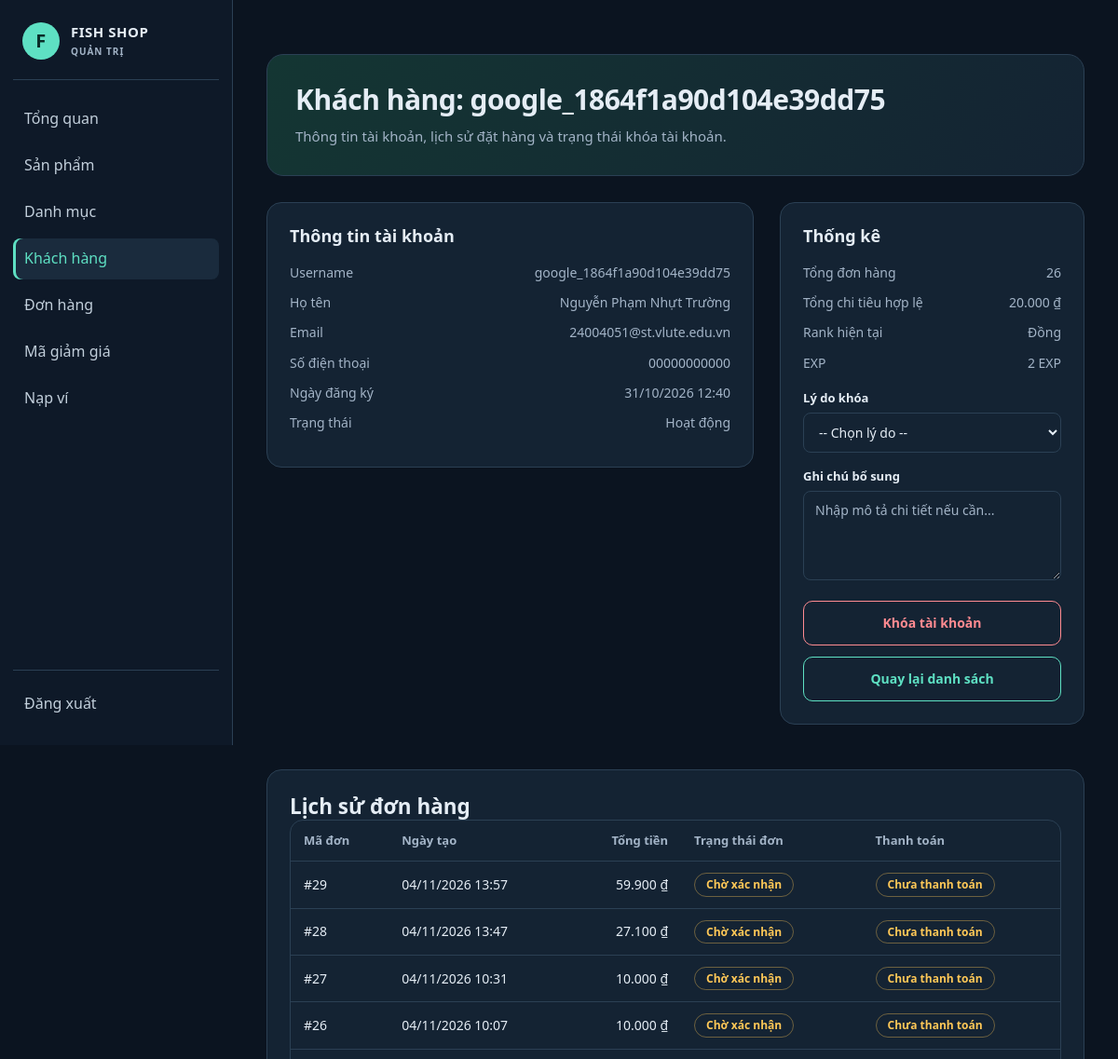
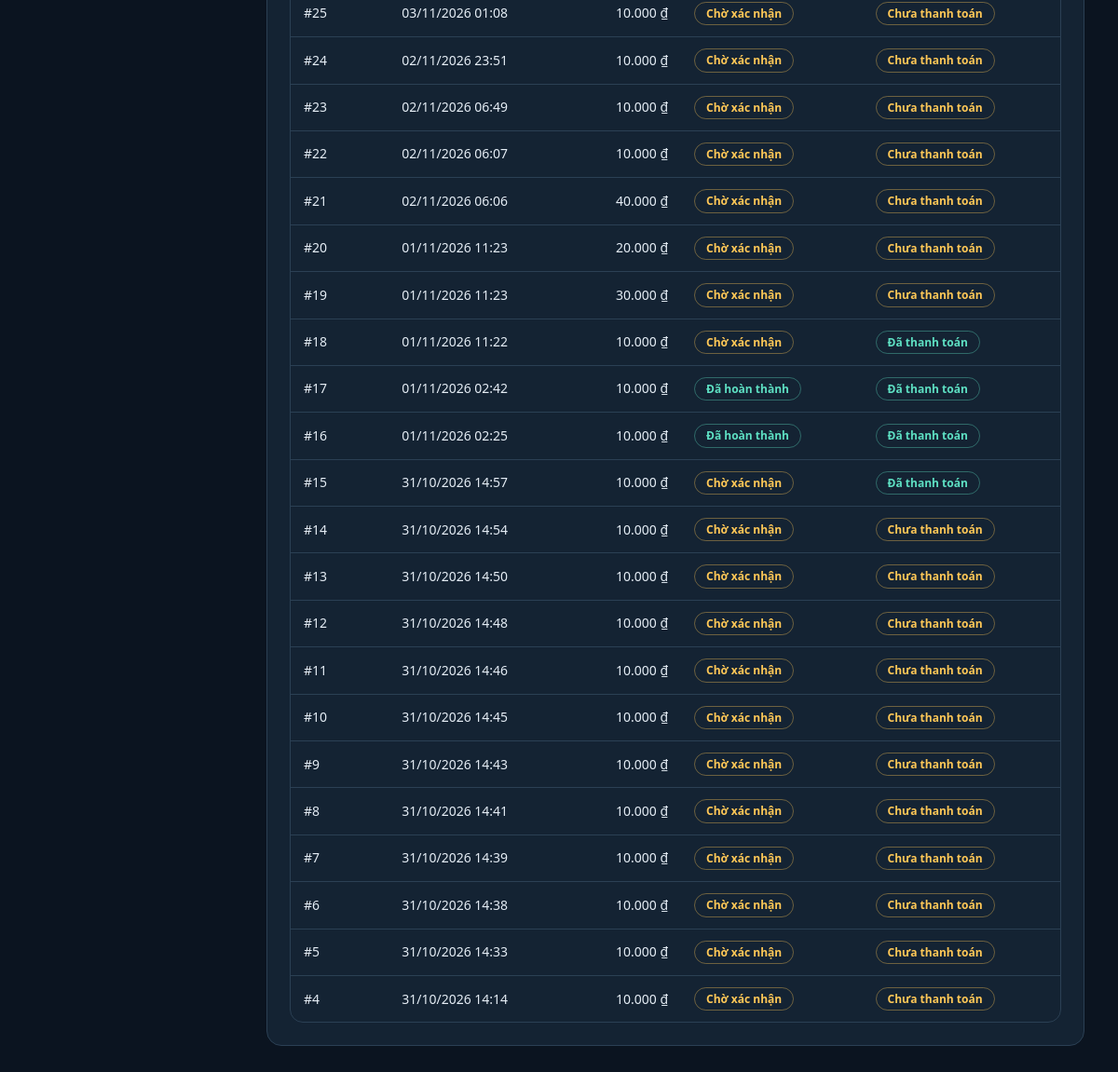
The page /admin/customer_detail.php?id=4 (signed in) on the database its author committed (2 pictures, top to bottom).
### tables this page shows
CREATE TABLE `users` (
  `id` int(10) UNSIGNED NOT NULL,
  `username` varchar(50) NOT NULL,
  `password` varchar(255) NOT NULL COMMENT 'Chuỗi băm từ password_hash()',
  `fullname` varchar(100) NOT NULL,
  `email` varchar(254) DEFAULT NULL,
  `security_question` varchar(40) DEFAULT NULL,
  `security_answer_hash` varchar(255) DEFAULT NULL,
  `phone` varchar(20) NOT NULL,
  `address` varchar(255) NOT NULL DEFAULT '',
  `avatar` varchar(255) DEFAULT NULL,
  `role` enum('customer','admin') NOT NULL DEFAULT 'customer',
  `account_status` enum('active','locked') NOT NULL DEFAULT 'active',
  `locked_reason` varchar(64) DEFAULT NULL,
  `locked_note` text DEFAULT NULL,
  `locked_at` datetime DEFAULT NULL,
  `locked_by_admin_id` int(10) UNSIGNED DEFAULT NULL,
  `created_at` timestamp NOT NULL DEFAULT current_timestamp()
);

CREATE TABLE `orders` (
  `id` int(10) UNSIGNED NOT NULL,
  `user_id` int(10) UNSIGNED NOT NULL,
  `total` decimal(14,0) NOT NULL,
  `shipping_address` varchar(255) NOT NULL,
  `phone` varchar(20) NOT NULL,
  `created_at` timestamp NOT NULL DEFAULT current_timestamp(),
  `status` enum('pending','confirmed','shipping','completed','cancelled') NOT NULL DEFAULT 'pending',
  `payment_status` enum('unpaid','pending_verification','paid','rejected') NOT NULL DEFAULT 'unpaid',
  `payment_method` enum('cash','bank_transfer','payos') NOT NULL DEFAULT 'bank_transfer',
  `payos_payment_link_id` varchar(80) DEFAULT NULL,
  `payos_checkout_url` varchar(500) DEFAULT NULL,
  `payos_paid_at` datetime DEFAULT NULL,
  `shipping_latitude` decimal(10,7) DEFAULT NULL,
  `shipping_longitude` decimal(10,7) DEFAULT NULL,
  `subtotal` decimal(12,0) DEFAULT NULL,
  `discount_amount` decimal(12,0) NOT NULL DEFAULT 0,
  `voucher_code` varchar(32) DEFAULT NULL
);

### config/database.php (called while the page is built, shortened)
<?php
function db(): PDO
{
    static $pdo = null;
    if ($pdo === null) {
        try {
            $pdo = new PDO(
                'mysql:host=' . DB_HOST . ';dbname=' . DB_NAME . ';charset=utf8mb4',
                DB_USER,
                DB_PASS,
                [
                    PDO::ATTR_ERRMODE => PDO::ERRMODE_EXCEPTION,
                    PDO::ATTR_DEFAULT_FETCH_MODE => PDO::FETCH_ASSOC,
                    PDO::ATTR_EMULATE_PREPARES => false,
                ]
            );
        } catch (PDOException $e) {
            http_response_code(500);
            exit('Không kết nối được MySQL. Hãy bật MySQL trong XAMPP, nhập file database/WebBanCa.sql và kiểm tra config/database.php.');
        }
    }
    return $pdo;
}

### includes/functions.php (called while the page is built, shortened)
<?php
function e($s): string { return htmlspecialchars((string)$s, ENT_QUOTES, 'UTF-8'); }
function money($v): string { return number_format((float)$v, 0, ',', '.') . ' ₫'; }
function url(string $path = ''): string {
    $path = ltrim($path, '/');
    if (defined('FISHSHOP_ADMIN_PORTAL') && ($path === 'admin' || str_starts_with($path, 'admin/'))) {
        return '/Quantri/' . ($path === 'admin' ? '' : substr($path, 6));
    }
    return BASE_URL . $path;
}
function customer_rank(int $exp): array {
    $current = CUSTOMER_RANKS[0];
    foreach (CUSTOMER_RANKS as $index => $rank) {
        if ($exp >= $rank['min']) $current = $rank;
        if ($rank['code'] === $current['code']) {
            $currentIndex = $index;
        }
    }
    return ['current' => $current, 'next' => CUSTOMER_RANKS[$currentIndex + 1] ?? null];
}

### includes/auth.php (called while the page is built, shortened)
<?php
require_once __DIR__ . '/../config/database.php';
require_once __DIR__ . '/functions.php';
function account_status_label(string $status): string {
    return $status === 'locked' ? 'Bị khóa' : 'Hoạt động';
}

### admin/customer_detail.php (the view, shortened to what this page needs)
<?php
$id = (int)($_GET['id'] ?? 0);
$customerSt = db()->prepare(
    'SELECT u.*, COALESCE(cr.total_exp, 0) AS total_exp, COALESCE(cr.total_eligible_spend, 0) AS total_eligible_spend,
            COALESCE(cr.spend_remainder, 0) AS spend_remainder, COALESCE(cr.current_rank, "dong") AS current_rank,
            COALESCE(cr.last_rank_up_at, NULL) AS last_rank_up_at
     FROM users u
     LEFT JOIN customer_ranks cr ON cr.user_id = u.id
     WHERE u.id = ? AND u.role = ?'
);
$customerSt->execute([$id, 'customer']);
$customer = $customerSt->fetch();
$ordersSt = db()->prepare('SELECT id, created_at, total, status, payment_status FROM orders WHERE user_id = ? ORDER BY id DESC');
$ordersSt->execute([$id]);
$orders = $ordersSt->fetchAll();
$totalOrders = count($orders);
$totalSpend = 0;
foreach ($orders as $order) {
    if ($order['status'] === 'completed' && $order['payment_status'] === 'paid') {
        $totalSpend += (float)$order['total'];
    }
}
$rankSummary = null;
if (!empty($customer['total_exp']) || !empty($customer['current_rank'])) {
    $rankSummary = customer_rank((int)$customer['total_exp']);
}
include __DIR__ . '/_header.php';
?>
<section class="page-intro">
  <h1>Khách hàng: <?= e($customer['username']) ?></h1>
  <p>Thông tin tài khoản, lịch sử đặt hàng và trạng thái khóa tài khoản.</p>
</section>
<div class="cart">
  <section class="card">
    <h2>Thông tin tài khoản</h2>
    <div class="sum"><span>Username</span><span><?= e($customer['username']) ?></span></div>
    <div class="sum"><span>Họ tên</span><span><?= e($customer['fullname']) ?></span></div>
    <div class="sum"><span>Email</span><span><?= e($customer['email'] ?: 'Chưa cập nhật') ?></span></div>
    <div class="sum"><span>Số điện thoại</span><span><?= e($customer['phone'] ?: 'Chưa cập nhật') ?></span></div>
    <div class="sum"><span>Ngày đăng ký</span><span><?= e(date('d/m/Y H:i', strtotime($customer['created_at']))) ?></span></div>
    <div class="sum"><span>Trạng thái</span><span><?= e(account_status_label((string)($customer['account_status'] ?? 'active'))) ?></span></div>
  </section>
  <aside class="order-summary">
    <h2>Thống kê</h2>
    <div class="sum"><span>Tổng đơn hàng</span><span><?= (int)$totalOrders ?></span></div>
    <div class="sum"><span>Tổng chi tiêu hợp lệ</span><span><?= money($totalSpend) ?></span></div>
    <?php if ($rankSummary): ?>
      <div class="sum"><span>Rank hiện tại</span><span><?= e($rankSummary['current']['name']) ?></span></div>
      <div class="sum"><span>EXP</span><span><?= number_format((int)$customer['total_exp'], 0, ',', '.') ?> EXP</span></div>
    <?php endif; ?>
    <div style="margin-top:18px;">
      <?php if (($customer['account_status'] ?? 'active') === 'active'): ?>
        <form method="post" action="<?= url('admin/lock_user.php') ?>" data-confirm="Khóa tài khoản <?= e($customer['username']) ?>?">
          <div class="field">
            <label for="reason">Lý do khóa</label>
            <select id="reason" name="reason" required>
              <option value="">-- Chọn lý do --</option>
            </select>
          </div>
          <div class="field">
            <label for="note">Ghi chú bổ sung</label>
            <textarea id="note" name="note" placeholder="Nhập mô tả chi tiết nếu cần..."></textarea>
          </div>
          <button class="btn danger block" type="submit">Khóa tài khoản</button>
        </form>
      <?php endif; ?>
      <a class="btn ghost block" style="margin-top:12px" href="<?= url('admin/customers.php') ?>">Quay lại danh sách</a>
    </div>
  </aside>
</div>
<?php if ($orders): ?>
  <section class="card" style="margin-top:24px;">
    <h2>Lịch sử đơn hàng</h2>
    <div class="table-wrap">
      <table>
        <thead>
          <tr>
            <th>Mã đơn</th>
            <th>Ngày tạo</th>
            <th class="num">Tổng tiền</th>
            <th>Trạng thái đơn</th>
            <th>Thanh toán</th>
          </tr>
        </thead>
        <tbody>
          <?php foreach ($orders as $order): ?>
            <tr>
              <td>#<?= (int)$order['id'] ?></td>
              <td><?= e(date('d/m/Y H:i', strtotime($order['created_at']))) ?></td>
              <td class="num"><?= money((float)$order['total']) ?></td>
              <td><span class="tag <?= e($order['status']) ?>"><?= e(ORDER_STATUS[$order['status']]) ?></span></td>
              <td><span class="tag <?= e($order['payment_status']) ?>"><?= e(PAYMENT_STATUS[$order['payment_status']]) ?></span></td>
            </tr>
          <?php endforeach; ?>
        </tbody>
      </table>
    </div>
  </section>
<?php endif; ?>
<?php include __DIR__ . '/_footer.php'; ?>

### assets/css/style.css (style rules this page uses)
:root { --bg:#0b1420; --card:#101c2b; --line:#1f3347; --ink:#e8f1f5; --mute:#8fa3b3; --teal:#5ee0c3; --r:14px; --danger:#ff8b91; --warn:#ffc857; --pink:#ff7496; }
* { box-sizing:border-box; margin:0; padding:0; }
html { scroll-behavior:smooth; }
body { background:var(--bg); color:var(--ink); font-family:"Segoe UI",Roboto,Arial,sans-serif; font-size:15px; line-height:1.6; min-height:100vh; display:flex; flex-direction:column; }
a { color:inherit; text-decoration:none; }
h1,h2,h3 { line-height:1.3; }
.btn { display:inline-flex; align-items:center; justify-content:center; gap:6px; padding:11px 20px; border:1px solid var(--teal); border-radius:10px; background:var(--teal); color:#092c28; font:inherit; font-size:14px; font-weight:600; cursor:pointer; transition:transform .15s, background .15s, color .15s; }
.btn.ghost { background:transparent; color:var(--teal); }
.btn.danger { background:transparent; border-color:var(--danger); color:var(--danger); }
.btn.block { width:100%; }
.in, input[type=text], input[type=email], input[type=password], input[type=search], input[type=number], input[type=file], select, textarea { background:var(--card); color:var(--ink); border:1px solid var(--line); border-radius:8px; padding:10px 12px; font:inherit; font-size:14px; max-width:100%; }
input::placeholder, textarea::placeholder { color:#5d7385; }
.field { margin-bottom:16px; }
.field label { display:block; margin-bottom:6px; font-size:13px; font-weight:600; }
.field input:not([type=checkbox]), .field select, .field textarea { width:100%; }
.field textarea { resize:vertical; min-height:96px; }
.page-intro { margin:28px 0; padding:28px 30px; border:1px solid var(--line); border-radius:18px; background:linear-gradient(120deg,#143633,#142333); }
.page-intro h1 { font-size:30px; letter-spacing:-.5px; margin-bottom:8px; }
.page-intro p { color:var(--mute); line-height:1.7; }
.card { background:var(--card); border:1px solid var(--line); border-radius:16px; padding:24px; }
.cart { display:grid; grid-template-columns:minmax(0,1.6fr) minmax(0,1fr); gap:28px; align-items:start; margin:28px 0 48px; }
.cart h2 { font-size:18px; margin-bottom:18px; }
.order-summary { background:var(--card); border:1px solid var(--line); border-radius:16px; padding:24px; position:sticky; top:84px; }
.sum { display:flex; justify-content:space-between; gap:16px; font-size:14px; color:var(--mute); margin-bottom:12px; }
.tag { display:inline-block; padding:3px 12px; border-radius:20px; font-size:12px; font-weight:600; border:1px solid var(--line); color:var(--mute); white-space:nowrap; }
.tag.pending, .tag.unpaid, .tag.pending_verification { color:var(--warn); border-color:#ffc85760; }
.tag.completed, .tag.paid, .tag.active { color:var(--teal); border-color:#5ee0c360; }
.table-wrap { overflow-x:auto; border:1px solid var(--line); border-radius:14px; background:var(--card); }
table { width:100%; border-collapse:collapse; font-size:14px; }
th, td { padding:12px 14px; text-align:left; border-bottom:1px solid var(--line); vertical-align:middle; }
th { color:var(--mute); font-weight:600; font-size:13px; white-space:nowrap; }
tr:last-child td { border-bottom:0; }
td.num, th.num { text-align:right; white-space:nowrap; }

### assets/css/reference-theme.css (style rules this page uses)
:root { color-scheme:dark; --card:#142333; --line:#2b4054; --ink:#e5edf5; --mute:#a3b4c7; --red:#5ee0c3; --red-d:#8aebd5; }
body { font-family:"Segoe UI",Tahoma,Arial,sans-serif; line-height:1.45; }
.btn { font-weight:700; padding:13px 24px; }
input::placeholder, textarea::placeholder { color:var(--mute); }
.order-summary { top:190px; }
.admin-area { background:var(--bg); }
.admin-main > .page-intro { margin-bottom:22px; }

### rows shown on the page
users: username "google_1864f1a90d104e39dd75", fullname "Nguyễn Phạm Nhựt Trường", email "24004051@st.vlute.edu.vn", phone "00000000000", created_at "31/10/2026 12:40", account_status "Hoạt động"
orders: id "29", created_at "04/11/2026 13:57", total "59.900 ₫", status "Chờ xác nhận", payment_status "Chưa thanh toán"
orders: id "28", created_at "04/11/2026 13:47", total "27.100 ₫", status "Chờ xác nhận", payment_status "Chưa thanh toán"
orders: id "27", created_at "04/11/2026 10:31", total "10.000 ₫", status "Chờ xác nhận", payment_status "Chưa thanh toán"
orders: id "26", created_at "04/11/2026 10:07", total "10.000 ₫", status "Chờ xác nhận", payment_status "Chưa thanh toán"
orders: id "25", created_at "03/11/2026 01:08", total "10.000 ₫", status "Chờ xác nhận", payment_status "Chưa thanh toán"
orders: id "24", created_at "02/11/2026 23:51", total "10.000 ₫", status "Chờ xác nhận", payment_status "Chưa thanh toán"
orders: id "23", created_at "02/11/2026 06:49", total "10.000 ₫", status "Chờ xác nhận", payment_status "Chưa thanh toán"
orders: id "22", created_at "02/11/2026 06:07", total "10.000 ₫", status "Chờ xác nhận", payment_status "Chưa thanh toán"
orders: id "21", created_at "02/11/2026 06:06", total "40.000 ₫", status "Chờ xác nhận", payment_status "Chưa thanh toán"
orders: id "20", created_at "01/11/2026 11:23", total "20.000 ₫", status "Chờ xác nhận", payment_status "Chưa thanh toán"
orders: id "19", created_at "01/11/2026 11:23", total "30.000 ₫", status "Chờ xác nhận", payment_status "Chưa thanh toán"
orders: id "18", created_at "01/11/2026 11:22", total "10.000 ₫", status "Chờ xác nhận", payment_status "Đã thanh toán"
orders: id "17", created_at "01/11/2026 02:42", total "10.000 ₫", status "Đã hoàn thành", payment_status "Đã thanh toán"
orders: id "16", created_at "01/11/2026 02:25", total "10.000 ₫", status "Đã hoàn thành", payment_status "Đã thanh toán"
orders: id "15", created_at "31/10/2026 14:57", total "10.000 ₫", status "Chờ xác nhận", payment_status "Đã thanh toán"
orders: id "14", created_at "31/10/2026 14:54", total "10.000 ₫", status "Chờ xác nhận", payment_status "Chưa thanh toán"
orders: id "13", created_at "31/10/2026 14:50", total "10.000 ₫", status "Chờ xác nhận", payment_status "Chưa thanh toán"
orders: id "12", created_at "31/10/2026 14:48", total "10.000 ₫", status "Chờ xác nhận", payment_status "Chưa thanh toán"
orders: id "11", created_at "31/10/2026 14:46", total "10.000 ₫", status "Chờ xác nhận", payment_status "Chưa thanh toán"
orders: id "10", created_at "31/10/2026 14:45", total "10.000 ₫", status "Chờ xác nhận", payment_status "Chưa thanh toán"
orders: id "9", created_at "31/10/2026 14:43", total "10.000 ₫", status "Chờ xác nhận", payment_status "Chưa thanh toán"
orders: id "8", created_at "31/10/2026 14:41", total "10.000 ₫", status "Chờ xác nhận", payment_status "Chưa thanh toán"
orders: id "7", created_at "31/10/2026 14:39", total "10.000 ₫", status "Chờ xác nhận", payment_status "Chưa thanh toán"
orders: id "6", created_at "31/10/2026 14:38", total "10.000 ₫", status "Chờ xác nhận", payment_status "Chưa thanh toán"
orders: id "5", created_at "31/10/2026 14:33", total "10.000 ₫", status "Chờ xác nhận", payment_status "Chưa thanh toán"
orders: id "4", created_at "31/10/2026 14:14", total "10.000 ₫", status "Chờ xác nhận", payment_status "Chưa thanh toán"

### other values the page prints
$totalOrders "26"
money($totalSpend) "20.000 ₫"
$rankSummary['current']['name'] "Đồng"
$customer['total_exp'] "2"
